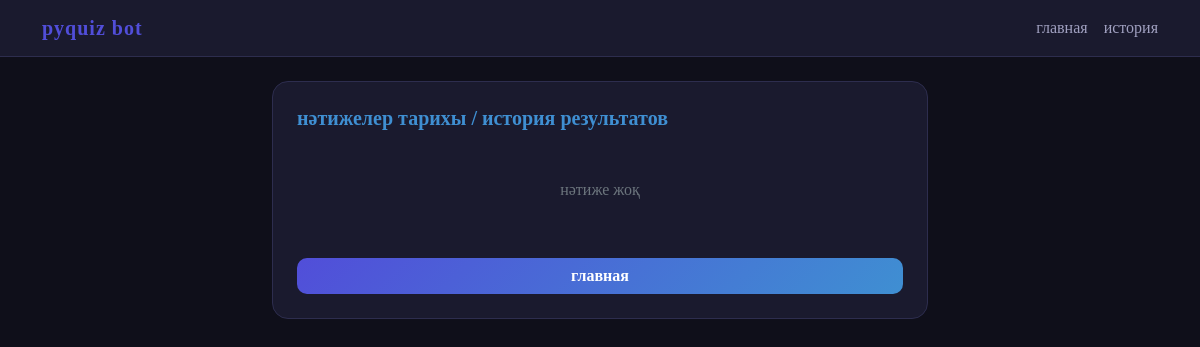
Before: /history/ with the older database file.
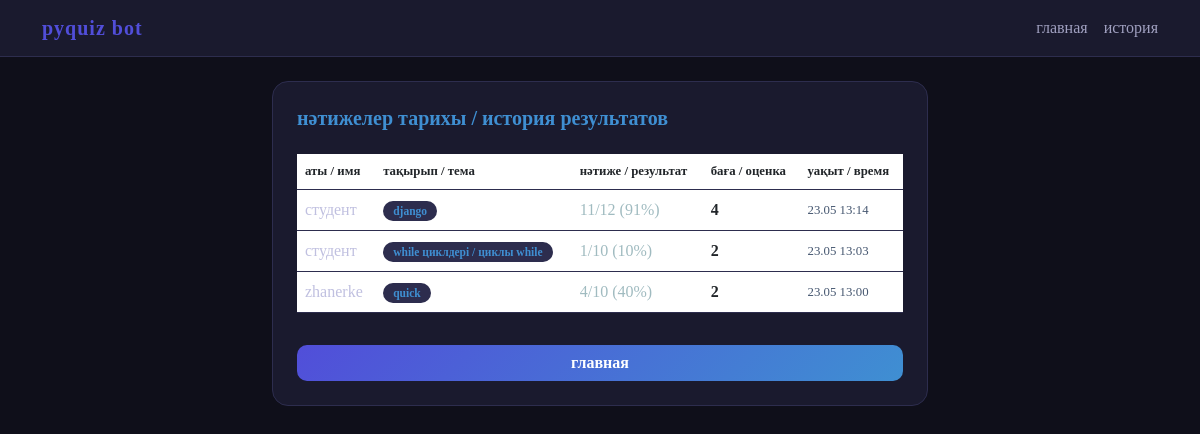
After: the same page with the newer database file.
### quizbot/models.py (models this page shows, shortened)
class result(models.Model):
    name = models.CharField(max_length=100)
    topic = models.CharField(max_length=100)
    score = models.IntegerField()
    total = models.IntegerField()
    percent = models.IntegerField()
    grade = models.CharField(max_length=1)
    created_at = models.DateTimeField(auto_now_add=True)
    class Meta:
        ordering = ['-created_at']

### quizbot/views.py (the view)
# urls.py: path('history/', views.history, name='history'),
def history(request):
    results = result.objects.all()[:50]
    return render(request, 'quizbot/history.html', {'results': results})

### quizbot/templates/quizbot/history.html
{% extends 'quizbot/base.html' %}
{% block content %}
<div class="card p-4">
  <h5 class="fw-bold mb-4" style="color:#3F8FD2;">нәтижелер тарихы / история результатов</h5>
  {% if results %}
  <div class="table-responsive">
    <table class="table table-hover align-middle">
      <thead>
        <tr style="color:#3F8FD2; font-size:0.8rem;">
          <th>аты / имя</th>
          <th>тақырып / тема</th>
          <th>нәтиже / результат</th>
          <th>баға / оценка</th>
          <th>уақыт / время</th>
        </tr>
      </thead>
      <tbody>
        {% for r in results %}
        <tr>
          <td style="color:#c0c0e0;">{{ r.name }}</td>
          <td><span class="badge-topic">{{ r.topic }}</span></td>
          <td style="color:#a0bbc0;">{{ r.score }}/{{ r.total }} ({{ r.percent }}%)</td>
          <td class="fw-bold tag-{{ r.grade }}">{{ r.grade }}</td>
          <td style="color:#465770; font-size:0.8rem;">{{ r.created_at|date:"d.m H:i" }}</td>
        </tr>
        {% endfor %}
      </tbody>
    </table>
  </div>
  {% else %}
  <p class="text-secondary text-center py-4">нәтиже жоқ</p>
  {% endif %}
  <a href="{% url 'home' %}" class="btn btn-main mt-3">главная</a>
</div>
{% endblock %}

### quizbot/templates/quizbot/base.html (shortened to what this page needs)
<!doctype html>
<html lang="ru">
<head>
  <link href="https://cdn.jsdelivr.net/npm/bootstrap@5.3.0/dist/css/bootstrap.min.css" rel="stylesheet">
</head>
<body>
<nav class="navbar navbar-expand-lg mb-4">
  <div class="container">
    <a class="navbar-brand" href="{% url 'home' %}">pyquiz bot</a>
    <div class="d-flex gap-3">
      <a class="nav-link" href="{% url 'home' %}">главная</a>
      <a class="nav-link" href="{% url 'history' %}">история</a>
    </div>
  </div>
</nav>
<div class="container pb-5" style="max-width:680px;">
  {% block content %}{% endblock %}
</div>
</body>
</html>

### quizbot/templates/quizbot/base.html (style rules this page uses)
body { background: #0f0f1a; color: #e8e8f0; font-family: 'Narnia', serif; min-height: 100vh; }
.navbar { background: #1a1a2e !important; border-bottom: 1px solid #2d2d4e; }
.navbar-brand { color: #514ED9 !important; font-weight: 700; letter-spacing: 1px; }
.nav-link { color: #a0a0c0 !important; }
.card { background: #1a1a2e; border: 1px solid #2d2d4e; border-radius: 16px; }
.btn-main { background: linear-gradient(135deg, #514ED9, #3F8FD2); border: none; color: #fff; border-radius: 10px; font-weight: 600; }
.badge-topic { background: #2d2d4e; color: #3F8FD2; font-size: 0.72rem; padding: 4px 10px; border-radius: 20px; font-weight: 600; }
.table { color: #c0c0e0; }
.table td, .table th { border-color: #2d2d4e; }
.tag-4 { color: #3F8FD2; }
.tag-2 { color: #f87171; }

Changed rows visible on the page:
added result: name "студент", topic "django", score "11", total "12", percent "91", grade "4", created_at "23.05 13:14"
added result: name "студент", topic "while циклдері / циклы while", score "1", total "10", percent "10", grade "2", created_at "23.05 13:03"
added result: name "zhanerke", topic "quick", score "4", total "10", percent "40", grade "2", created_at "23.05 13:00"
Other visible differences:
text no longer shown: "нәтиже жоқ"
text now shown: "аты / имя тақырып / тема нәтиже / результат баға / оценка уақыт / время"
